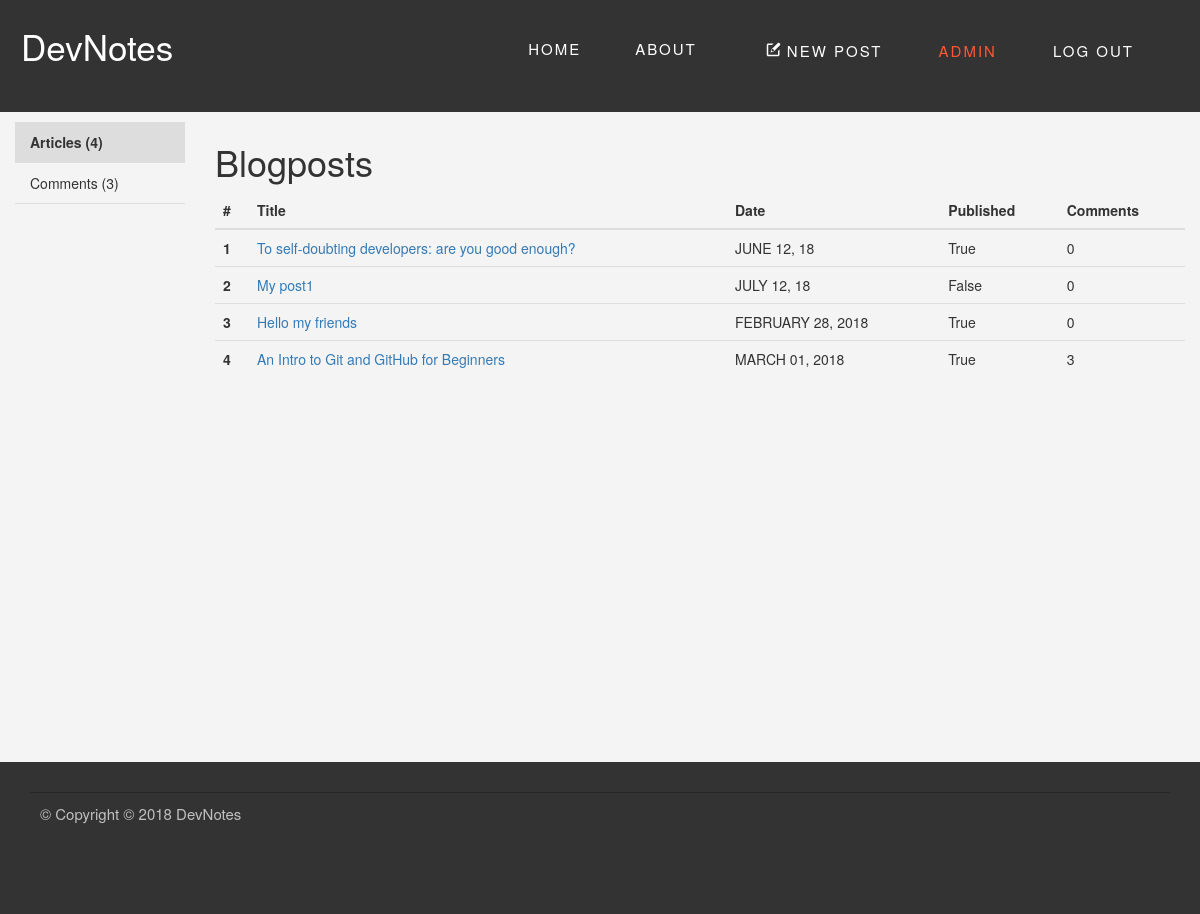
Page /admin/posts (signed in) on the committed database.
### my_blog/blueprints/blog/models.py (models this page shows, shortened)
class BlogPost(db.Model):
    id = db.Column(db.Integer, primary_key=True)
    _title = db.Column(db.String(128))
    date = db.Column(db.DateTime)
    content = db.Column(db.String)
    imagePath = db.Column(db.String)
    published = db.Column(db.Boolean)
    url = db.Column(db.String(128))
    _tags = db.relationship('Tag',
                            secondary=tags,
                            lazy='joined',
                            backref=db.backref('BlogPost',
                                               lazy='dynamic'))
    comments = db.relationship('Comment',
                               backref='blogpost',
                               lazy='dynamic')
    @staticmethod
    def get_all():
        return BlogPost.query.all()
    def formated_date(self):
        return "{0:%B %d, %Y}".format(self.date).upper()
    @property
    def title(self):
        return self._title
    @property
    def tags(self):
        return ",".join([tag.name for tag in self._tags])
    @tags.setter
    def tags(self, string):
        if string:
            self._tags = [Tag.get_or_create(tag)
                          for tag in string.split(',')]
        else:
            self._tags = []

### my_blog/blueprints/admin/views.py (the view)
@admin.route('/')
@admin.route('/posts')
@login_required
def blogposts_panel():
    return render_template('admin-posts_panel.html',
                           blogposts=BlogPost.get_all(),
                           comments=Comment.get_all(),
                           blogposts_qty=len(BlogPost.get_all()),
                           comments_qty=len(Comment.get_all()))

### my_blog/app.py (called while the page is built)
@login_manager.user_loader
def load_user(user_id):
    u = User.query.get(user_id)
    return u

### my_blog/blueprints/blog/models.py (called while the page is built)
    @staticmethod
    def get_all():
        return Comment.query.all()

### my_blog/blueprints/admin/templates/admin-posts_panel.html (shortened to what this page needs)
{% extends "base.html" %}
{% block header %}
  <div class="header--standard">
    <nav class="navbar" role="navigation">
      <a class="navbar__logo" href="{{url_for('main.index')}}">DevNotes</a>
      <div class="navbar-main">
        <a class="navbar-item" href="{{url_for('main.index')}}">HOME</a>
        <a class="navbar-item" href="#">ABOUT</a>
        {% if current_user.is_authenticated %}
          <div class="navbar-admin">
          <a class="navbar-item" href="{{url_for('blog.add')}}">
            <svg class="icon">
              <use xlink:href="{{ url_for('static', filename='img/sprite.svg#icon-new-message') | replace('%23', '#')}}"></use>
            </svg>
            NEW POST
          </a>
          <a class="navbar-item active" href="{{url_for('admin.blogposts_panel')}}">
            ADMIN
          </a>
          <a class="navbar-item" href="{{url_for('auth.logout')}}">LOG OUT</a>
          </div>
        {% endif %}
      </div>
    </nav>
  </div>
{% endblock %}
{% block content %}
<div class="col-md-2 admin-panel">
  <ul class="nav flex-column">
    <li class="nav-item active ">
      <a class="nav-link active " href="#">Articles ({{ blogposts_qty}})</a>
    </li>
    <li class="nav-item">
      <a class="nav-link" href="{{ url_for('admin.comments_panel') }}">Comments ({{ comments_qty }})</a>
    </li>
  </ul>
</div>
<div class="col-md-10">
  <h1>
    Blogposts
  </h1>
  {% if blogposts %}
    <table class="table">
      <thead>
        <tr>
          <th scope="col">#</th>
          <th scope="col">Title</th>
          <th scope="col">Date</th>
          <th scope="col">Published</th>
          <th scope="col">Comments</th>
        </tr>
      </thead>
      <tbody>
        {% for blogpost in blogposts %}
          <tr>
            <th scope="row">{{blogpost.id}}</th>
            <td><a href="{{url_for('blog.read', post_url=blogpost.url)}}">{{blogpost.title}}</a></td>
            <td>{{blogpost.formated_date()}}</td>
            <td>{{blogpost.published}}</td>
            <td>{{blogpost.comments.count()}}</td>
          </tr>
        {% endfor %}
      </tbody>
    </table>
  {% else %}
    <p>There is no posts yet.</p>
  {% endif %}
</div>
{% endblock %}

### my_blog/templates/base.html (shortened to what this page needs)
<!doctype html>
  <head>
    <link rel="stylesheet" href="{{ url_for('static', filename='css/bootstrap.min.css')}}">
    <link rel="stylesheet" href="{{ url_for('static', filename='css/bootstrap-theme.min.css')}}">
    <link rel="stylesheet" href="{{ url_for('static', filename='css/main.css')}}">
  </head>
  <body>
    <header class="header">
      {% block header %}{% endblock %}
    </header>
    <div class="container main-container">
      <div class="row">
        {% block content %}{% endblock %}
      </div>
    </div>
  </body>
  <footer class="footer">
    <div class="Copyright">
      <p>&copy; Copyright © 2018 DevNotes</p>
    </div>
  </footer>
</html>

### my_blog/static/css/main.css (style rules this page uses)
body { background:#F4F4F4; margin:0; font-family: Oswald, "Helvetica Neue", Arial, Helvetica, Verdana, sans-serif; }
.container { width:auto; box-sizing: border-box; }
header { vertical-align: middle; margin-bottom: 1rem; }
header { min-height:10vh; }
.main-container { min-height:80vh; }
.footer { min-height:10vh; }
.header--standard { height: 14vh; background: #333; }
.navbar { position:absolute; top:0; width: 100%; z-index: 50; margin-bottom: 0; vertical-align: middle; padding:1rem; }
.navbar-main, .navbar-admin { display: inline-block; padding:1.5rem; height:100%; vertical-align: middle; }
.header--standard .navbar-main { float: right; }
.navbar-item { height: 5rem; padding: 2.5rem; font-size: 18px; line-height: 20px; color: white; font-size: 1.5rem; letter-spacing: 2px; }
.navbar-main a.navbar-item.active { color:#FF5733; cursor:default; }
.navbar__logo, .navbar__logo:active { padding:1rem; font-family: Oswald, "Helvetica Neue", Arial, Helvetica, Verdana, sans-serif; display:inline-block; text-align: left; color:white; font-size:3.5rem; background-color: white; color: transparent; text-shadow:none; -webkit-background-clip: text; -moz-background-clip: text; background-clip: text; text-decoration:none; }
.admin-panel a, .admin-panel a:active, .admin-panel a:hover { color:#333333; text-decoration:none; }
.admin-panel a.active, .admin-panel .nav-item.active, .nav>li>a.active:hover { cursor:default; font-weight:bold; background:#DDDDDD; }
.admin-panel li { border-bottom:1px #DDDDDD solid; }
.icon { fill: currentColor; height:1.5rem; width:1.5rem; }
.footer { padding: 2rem; background-color:#333333; color: silver; font-size: 1.5rem; }
.Copyright { border-top: 1px solid #272727; margin:1rem 1rem 5rem; padding: 1rem; }

### rows in the picture
BlogPost: id "1", title "To self-doubting developers: are you good enough?", formated_date "JUNE 12, 18", published "True", comments.count "0"
BlogPost: id "2", title "My post1", formated_date "JULY 12, 18", published "False", comments.count "0"
BlogPost: id "3", title "Hello my friends", formated_date "FEBRUARY 28, 2018", published "True", comments.count "0"
BlogPost: id "4", title "An Intro to Git and GitHub for Beginners", formated_date "MARCH 01, 2018", published "True", comments.count "3"

### other values in the picture
{{ blogposts_qty }} "4"
{{ comments_qty }} "3"
